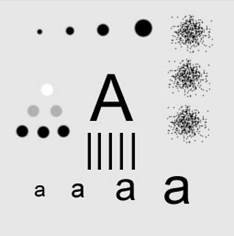
%> input picture exp/img/alphabet1.jpg, 234 x 236 px
$ octave lab1_3.m   (GNU Octave 9; MATLAB toolbox functions it lacks are replaced by stand-ins)
%> lines starting %> are read from the running program, lines starting %| are printed output that depends on the picture
% clear
clc, clear, close all
% 打开图片
rgb1 = imread('..\exp\img\alphabet1.jpg');
%> rgb1 is the input picture: size 236x234x3 uint8; min 0, max 255, mean 216.2
[h, w, c] = size(rgb1);
%> h = 236; w = 234; c = 3

f = figure();
% 缩放
rbg2 = imresize(rgb1, [h / 2, w / 3], 'nearest'); % 最近邻插值
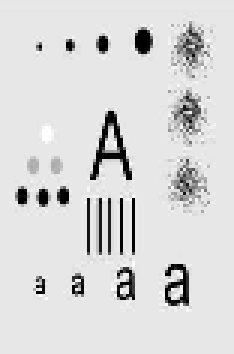
%> rbg2: size 118x78x3 uint8 (shown 3 times larger); min 0, max 255, mean 215.9
rbg3 = imresize(rgb1, [h / 2, w / 3], 'bilinear'); % 双线性插值
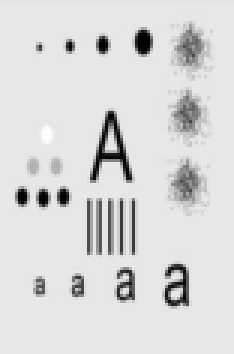
%> rbg3: size 118x78x3 uint8 (shown 3 times larger); min 0, max 255, mean 216.2
% 显示
subplot(2, 2, [1, 2]);
imshow(rgb1);
title('origin');
subplot(2, 2, 3);
imshow(rbg2);
title('nearest');
subplot(2, 2, 4);
imshow(rbg3);
title('bilinear');

$ run again, with exp/img/alphabet2.jpg copied over exp/img/alphabet1.jpg
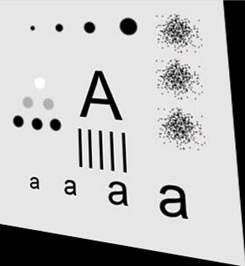
%> input picture exp/img/alphabet2.jpg, 245 x 266 px
%> rgb1 is the input picture: size 266x245x3 uint8; mean R, G, B 190.2, 190.2, 190.2
%> `rbg2 = imresize(rgb1, [h / 2, w / 3], 'nearest');`:
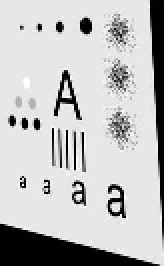
%> rbg2: size 133x82x3 uint8 (shown 2 times larger); mean R, G, B 189.8, 189.8, 189.8
%> `rbg3 = imresize(rgb1, [h / 2, w / 3], 'bilinear');`:
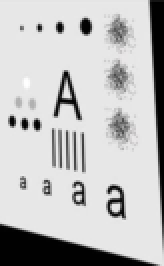
%> rbg3: size 133x82x3 uint8 (shown 2 times larger); mean R, G, B 190.2, 190.2, 190.2
